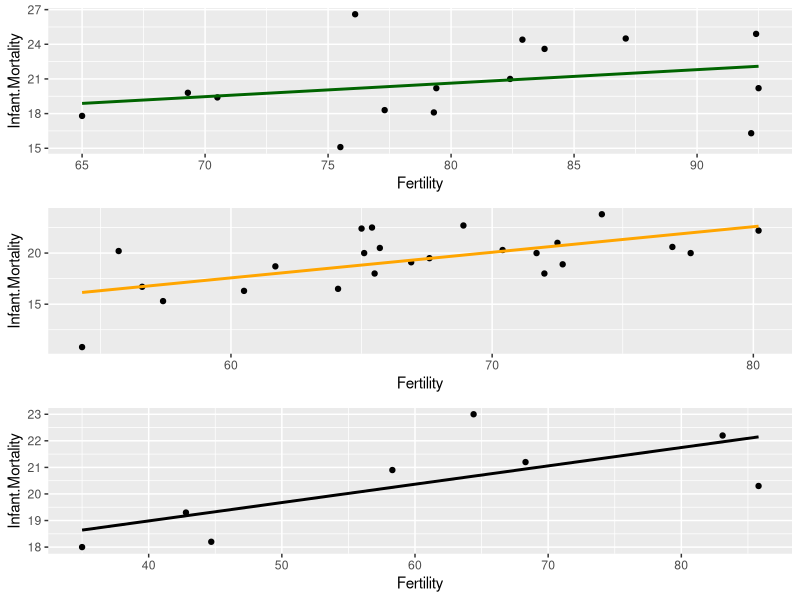

This chart was generated by the following R code:
## ---- chunk 1
knitr::opts_chunk$set(echo = TRUE)
## ---- chunk 2
data()
?swiss
swiss

library(dplyr)
catholic<-subset(swiss, Catholic > 90) #If I were to use just this data, I think I'd be controlling for Catholocism

protestant<-subset(swiss, Catholic < 16)

mixed<-subset(swiss, between(Catholic, 16, 90)) #great function; big fan

cfit<-lm(Infant.Mortality~Fertility, data= catholic)
summary(cfit)

pfit<-lm(Infant.Mortality~Fertility, data= protestant)
summary(pfit)
  
mfit<-lm(Infant.Mortality~Fertility, data= mixed)
summary(mfit)

#I should have controlled for fertility

library(ggplot2)
ggp1 <- ggplot(catholic, aes(Fertility, Infant.Mortality))+
  geom_point()+
  geom_smooth(color="dark green", method=lm, se=FALSE)
ggp2 <- ggplot(protestant, aes(Fertility, Infant.Mortality))+
  geom_point()+
  geom_smooth(color="orange", method=lm, se=FALSE)
ggp3 <- ggplot(mixed, aes(Fertility, Infant.Mortality))+
  geom_point()+
  geom_smooth(color="black", method=lm, se=FALSE)

install.packages("gridExtra")
library(gridExtra)
grid.arrange(ggp1, ggp2, ggp3)
